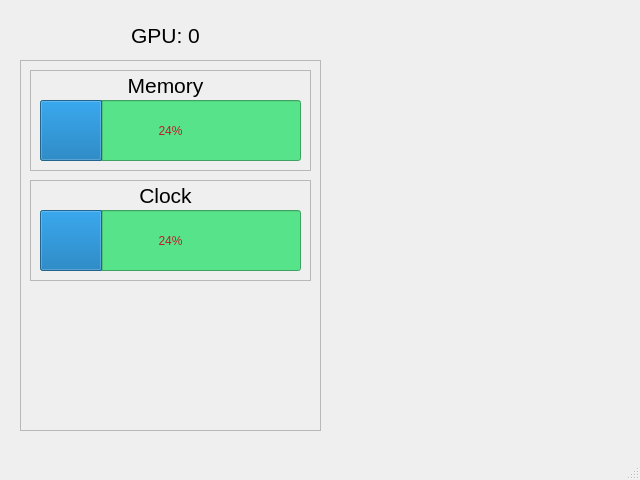
<?xml version="1.0" encoding="UTF-8"?>
<ui version="4.0">
 <class>MainWindow</class>
 <widget class="QMainWindow" name="MainWindow">
  <property name="geometry">
   <rect>
    <x>0</x>
    <y>0</y>
    <width>640</width>
    <height>480</height>
   </rect>
  </property>
  <property name="windowTitle">
   <string>MainWindow</string>
  </property>
  <widget class="QWidget" name="centralwidget">
   <widget class="QFrame" name="frame">
    <property name="geometry">
     <rect>
      <x>20</x>
      <y>60</y>
      <width>301</width>
      <height>371</height>
     </rect>
    </property>
    <property name="frameShape">
     <enum>QFrame::StyledPanel</enum>
    </property>
    <property name="frameShadow">
     <enum>QFrame::Raised</enum>
    </property>
    <widget class="QFrame" name="frame_2">
     <property name="geometry">
      <rect>
       <x>10</x>
       <y>10</y>
       <width>281</width>
       <height>101</height>
      </rect>
     </property>
     <property name="frameShape">
      <enum>QFrame::StyledPanel</enum>
     </property>
     <property name="frameShadow">
      <enum>QFrame::Raised</enum>
     </property>
     <widget class="QProgressBar" name="progressBar">
      <property name="geometry">
       <rect>
        <x>10</x>
        <y>30</y>
        <width>261</width>
        <height>61</height>
       </rect>
      </property>
      <property name="styleSheet">
       <string notr="true">background-color: rgb(87, 227, 137);
color: rgb(192, 28, 40);</string>
      </property>
      <property name="value">
       <number>24</number>
      </property>
     </widget>
     <widget class="QLabel" name="label_2">
      <property name="geometry">
       <rect>
        <x>60</x>
        <y>0</y>
        <width>151</width>
        <height>31</height>
       </rect>
      </property>
      <property name="font">
       <font>
        <pointsize>16</pointsize>
       </font>
      </property>
      <property name="text">
       <string>Memory</string>
      </property>
      <property name="alignment">
       <set>Qt::AlignCenter</set>
      </property>
     </widget>
    </widget>
    <widget class="QFrame" name="frame_3">
     <property name="geometry">
      <rect>
       <x>10</x>
       <y>120</y>
       <width>281</width>
       <height>101</height>
      </rect>
     </property>
     <property name="frameShape">
      <enum>QFrame::StyledPanel</enum>
     </property>
     <property name="frameShadow">
      <enum>QFrame::Raised</enum>
     </property>
     <widget class="QProgressBar" name="progressBar_2">
      <property name="geometry">
       <rect>
        <x>10</x>
        <y>30</y>
        <width>261</width>
        <height>61</height>
       </rect>
      </property>
      <property name="styleSheet">
       <string notr="true">background-color: rgb(87, 227, 137);
color: rgb(192, 28, 40);</string>
      </property>
      <property name="value">
       <number>24</number>
      </property>
     </widget>
     <widget class="QLabel" name="label_3">
      <property name="geometry">
       <rect>
        <x>60</x>
        <y>0</y>
        <width>151</width>
        <height>31</height>
       </rect>
      </property>
      <property name="font">
       <font>
        <pointsize>16</pointsize>
       </font>
      </property>
      <property name="text">
       <string>Clock</string>
      </property>
      <property name="alignment">
       <set>Qt::AlignCenter</set>
      </property>
     </widget>
    </widget>
   </widget>
   <widget class="QLabel" name="label">
    <property name="geometry">
     <rect>
      <x>90</x>
      <y>20</y>
      <width>151</width>
      <height>31</height>
     </rect>
    </property>
    <property name="font">
     <font>
      <pointsize>16</pointsize>
     </font>
    </property>
    <property name="text">
     <string>GPU: 0</string>
    </property>
    <property name="alignment">
     <set>Qt::AlignCenter</set>
    </property>
   </widget>
  </widget>
  <widget class="QMenuBar" name="menubar">
   <property name="geometry">
    <rect>
     <x>0</x>
     <y>0</y>
     <width>640</width>
     <height>22</height>
    </rect>
   </property>
  </widget>
  <widget class="QStatusBar" name="statusbar"/>
 </widget>
 <resources/>
 <connections/>
</ui>
